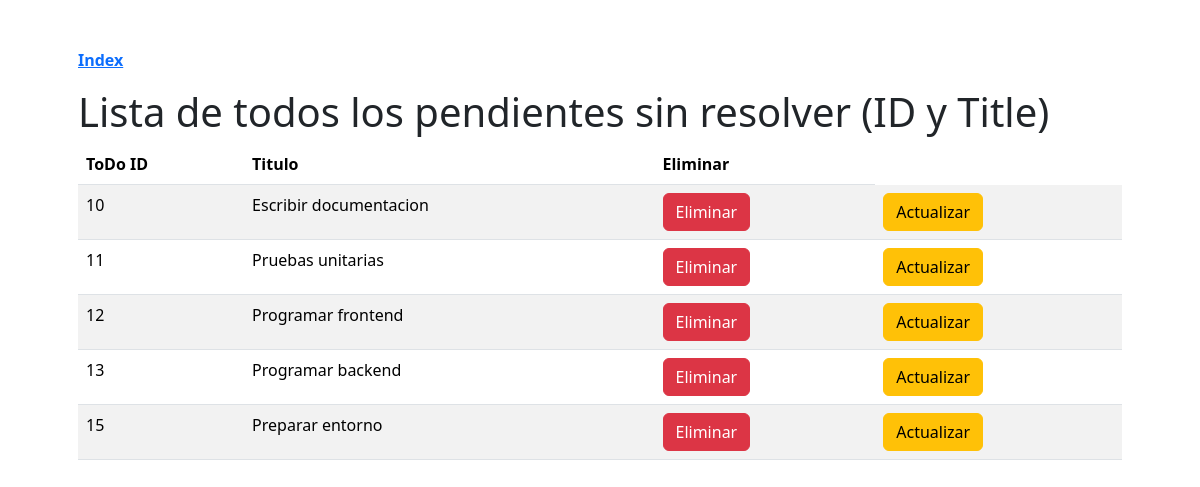
The page /list/not_done/ on the database its author committed.
### todo_board/models.py (models this page shows)
class ToDo(models.Model):
    todo_id = models.BigAutoField(primary_key=True)
    title = models.CharField(max_length=100)
    done = models.BooleanField(default=False)
    user_id = models.BigIntegerField()

### todo_board/views.py (the view)
# urls.py: path("list/not_done/", views.list_not_done, name="list_not_done"),
def list_not_done(request: HttpRequest):
    todos = ToDo.objects.filter(done=False).all();
    return render(request, f"{app_prefix}/list_not_done.html", {"todos": todos})

### todo_board/templates/todo_board/list_not_done.html
{% extends "todo_board/base.html" %}
{% block content%}
<h1>Lista de todos los pendientes sin resolver (ID y Title)</h1>
{% if todos %}
    <table class="table table-striped">
    <thead>
        <tr>
        <th scope="col">ToDo ID</th>
        <th scope="col">Titulo</th>
        <th scope="col">Eliminar</th>
        </tr>
    </thead>
    <tbody>
        {% for t in todos %}
            <tr>
            <td>{{ t.todo_id }}</td>
            <td>{{ t.title }}</td>
            <td><a href="{% url 'todo_board:delete' t.todo_id %}"><button class="btn btn-danger">Eliminar</button></a></td>
            <td><a href="{% url 'todo_board:update' t.todo_id %}"><button class="btn btn-warning">Actualizar</button></a></td>
            </tr>
        {% endfor %}
    </tbody>
    </table>
{% else %}
    <p>No hay ToDos para mostar.<p/>
{% endif %}
{% endblock content%}

### rows shown on the page
ToDo: todo_id "10", title "Escribir documentacion"
ToDo: todo_id "11", title "Pruebas unitarias"
ToDo: todo_id "12", title "Programar frontend"
ToDo: todo_id "13", title "Programar backend"
ToDo: todo_id "15", title "Preparar entorno"
